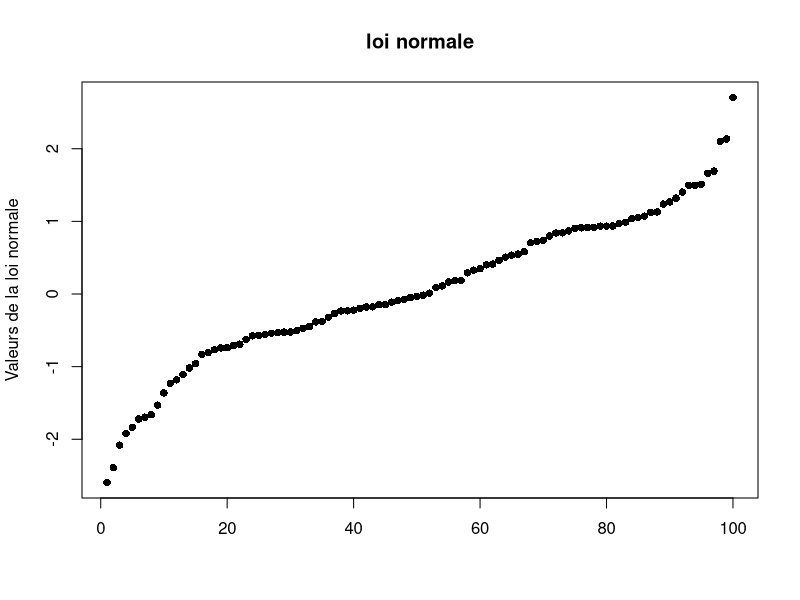
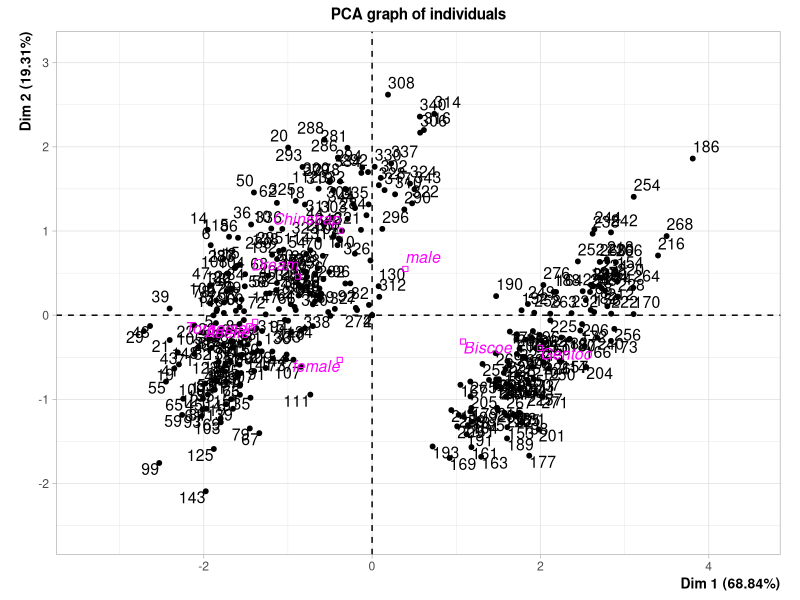
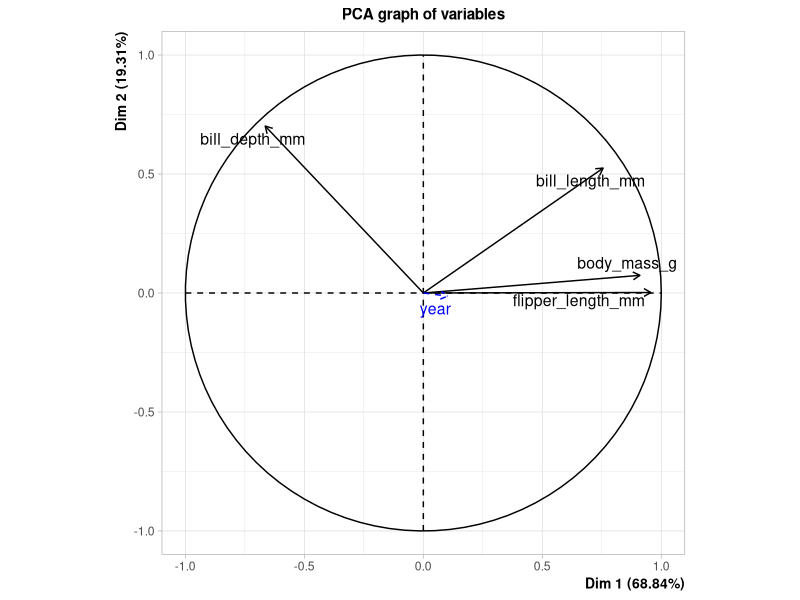
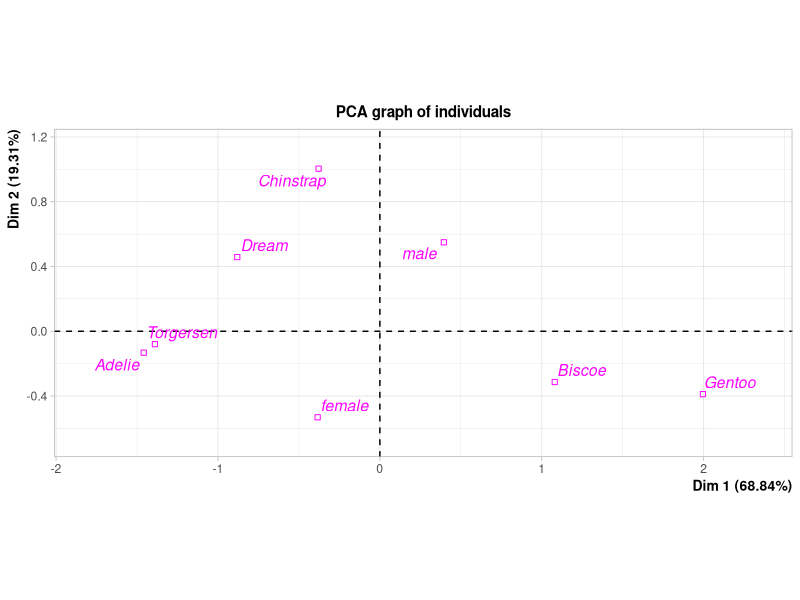

These charts were generated, in order, by the following R code:
## ---- chunk 1
knitr::opts_chunk$set(echo = TRUE)
## ---- chunk 2
library(palmerpenguins)
## ---- chunk 3
plot(x = 1:100, y = sort(rnorm(100, 0, 1)), pch = 16, main = "loi normale", ylab = "Valeurs de la loi normale", xlab = "")
## ---- chunk 4
data = penguins
dim(data)
str(data)
## ---- chunk 5
library(FactoMineR)
res = PCA(data, quali.sup = c(1,2,7), quanti.sup = 8)
## ---- chunk 6
plot(res, invisible = c("ind"))
